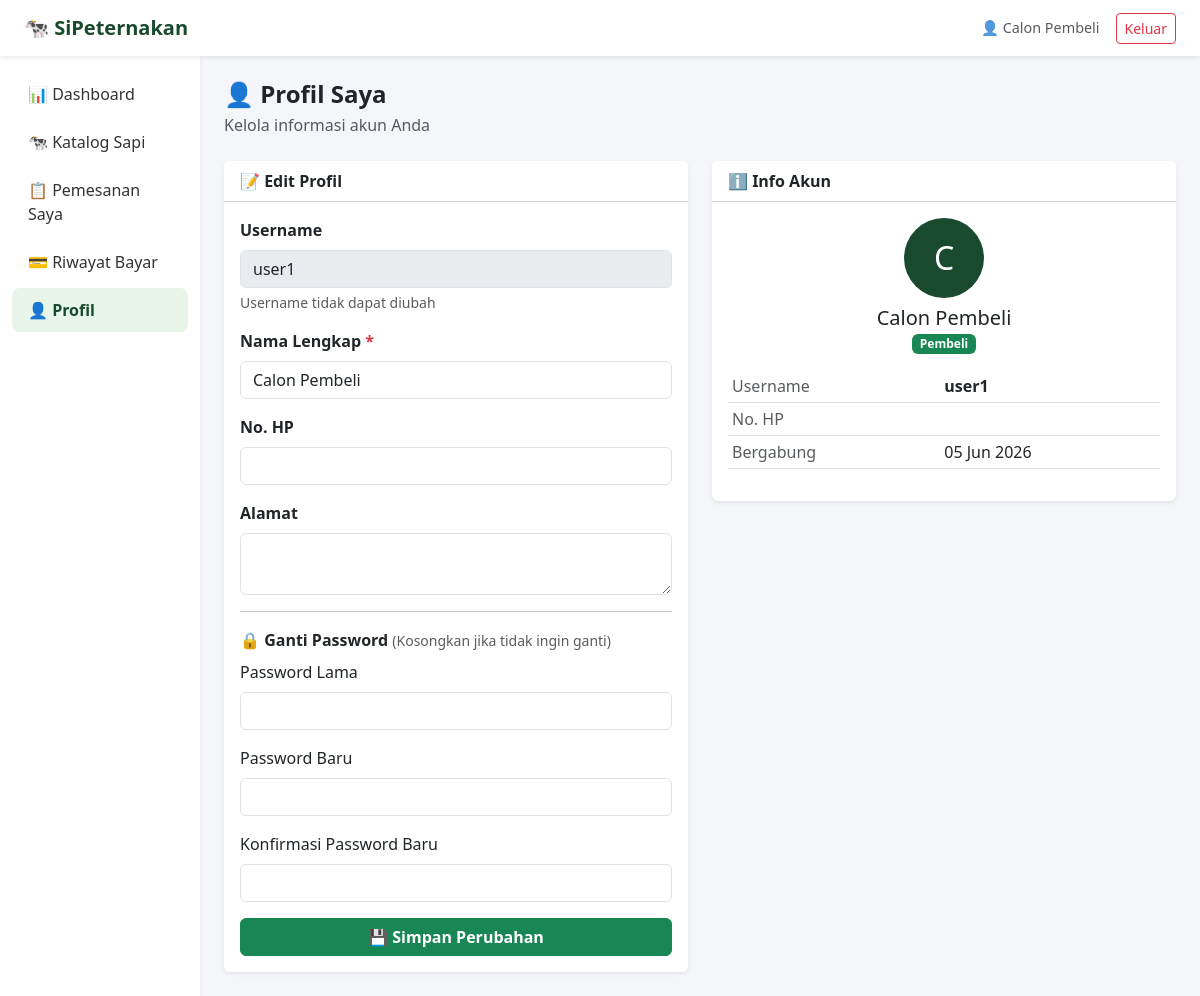
/user/profil.php (signed in), run on the app's committed database.
### tables this page shows
CREATE TABLE IF NOT EXISTS `akun` (
  `id` INT AUTO_INCREMENT PRIMARY KEY,
  `username` VARCHAR(50) NOT NULL UNIQUE,
  `password` VARCHAR(255) NOT NULL,
  `nama` VARCHAR(100) NOT NULL,
  `no_hp` VARCHAR(20) DEFAULT '',
  `alamat` TEXT DEFAULT NULL,
  `role` ENUM('admin','pemilik','user') DEFAULT 'user',
  `created_at` TIMESTAMP DEFAULT CURRENT_TIMESTAMP
);

### user/profil.php (the view, shortened to what this page needs)
<?php
include '../koneksi/koneksi.php';
$uid = intval($_SESSION['user_id']);
$user = $koneksi->query("SELECT * FROM akun WHERE id=$uid LIMIT 1")->fetch_assoc();
?>
<!DOCTYPE html>
<html lang="id">
<head>
    <link href="https://cdn.jsdelivr.net/npm/bootstrap@5.3.0/dist/css/bootstrap.min.css" rel="stylesheet">
</head>
<body>
<nav class="navbar navbar-light bg-white shadow-sm px-4">
    <span class="navbar-brand">🐄 SiPeternakan</span>
    <div class="d-flex align-items-center gap-3">
        <span class="text-muted" style="font-size:.9rem">👤 <?= htmlspecialchars($_SESSION['nama']) ?></span>
        <a href="../logout.php" class="btn btn-outline-danger btn-sm" onclick="return confirm('Keluar?')">Keluar</a>
    </div>
</nav>
<div class="container-fluid">
<div class="row">
    <div class="col-md-2 sidebar-col bg-white shadow-sm pt-3" style="min-height:100vh">
        <a href="dashboard.php" class="sidebar-link">📊 Dashboard</a>
        <a href="sapi.php" class="sidebar-link">🐄 Katalog Sapi</a>
        <a href="pemesanan.php" class="sidebar-link">📋 Pemesanan Saya</a>
        <a href="pembayaran.php" class="sidebar-link">💳 Riwayat Bayar</a>
        <a href="profil.php" class="sidebar-link active">👤 Profil</a>
    </div>
    <div class="col-md-10 p-4">
        <h4 class="fw-bold mb-1">👤 Profil Saya</h4>
        <p class="text-muted mb-4">Kelola informasi akun Anda</p>
        <div class="row g-4">
            <div class="col-md-6">
                <div class="card border-0 shadow-sm">
                    <div class="card-header bg-white fw-bold">📝 Edit Profil</div>
                    <div class="card-body">
                        <form method="POST">
                            <div class="mb-3">
                                <label class="form-label fw-semibold">Username</label>
                                <input type="text" class="form-control" value="<?= htmlspecialchars($user['username']) ?>" disabled>
                                <div class="form-text">Username tidak dapat diubah</div>
                            </div>
                            <div class="mb-3">
                                <label class="form-label fw-semibold">Nama Lengkap <span class="text-danger">*</span></label>
                                <input type="text" name="nama" class="form-control" value="<?= htmlspecialchars($user['nama']) ?>" required>
                            </div>
                            <div class="mb-3">
                                <label class="form-label fw-semibold">No. HP</label>
                                <input type="text" name="no_hp" class="form-control" value="<?= htmlspecialchars($user['no_hp'] ?? '') ?>">
                            </div>
                            <div class="mb-3">
                                <label class="form-label fw-semibold">Alamat</label>
                                <textarea name="alamat" class="form-control" rows="2"><?= htmlspecialchars($user['alamat'] ?? '') ?></textarea>
                            </div>
                            <hr>
                            <p class="fw-semibold mb-2">🔒 Ganti Password <small class="text-muted fw-normal">(Kosongkan jika tidak ingin ganti)</small></p>
                            <div class="mb-3">
                                <label class="form-label">Password Lama</label>
                                <input type="password" name="password_lama" class="form-control">
                            </div>
                            <div class="mb-3">
                                <label class="form-label">Password Baru</label>
                                <input type="password" name="password_baru" class="form-control" minlength="6">
                            </div>
                            <div class="mb-3">
                                <label class="form-label">Konfirmasi Password Baru</label>
                                <input type="password" name="password_konfirm" class="form-control">
                            </div>
                            <button type="submit" class="btn btn-success w-100 fw-bold">💾 Simpan Perubahan</button>
                        </form>
                    </div>
                </div>
            </div>
            <div class="col-md-6">
                <div class="card border-0 shadow-sm">
                    <div class="card-header bg-white fw-bold">ℹ️ Info Akun</div>
                    <div class="card-body">
                        <div class="text-center mb-3">
                            <div style="width:80px;height:80px;background:#1a4a2e;border-radius:50%;display:flex;align-items:center;justify-content:center;font-size:2rem;color:#fff;margin:0 auto">
                                <?= strtoupper(substr($user['nama'], 0, 1)) ?>
                            </div>
                            <h5 class="mt-2 mb-0"><?= htmlspecialchars($user['nama']) ?></h5>
                            <span class="badge bg-success">Pembeli</span>
                        </div>
                        <table class="table table-sm">
                            <tr><td class="text-muted">Username</td><td><strong><?= htmlspecialchars($user['username']) ?></strong></td></tr>
                            <tr><td class="text-muted">No. HP</td><td><?= htmlspecialchars($user['no_hp'] ?? '-') ?></td></tr>
                            <tr><td class="text-muted">Bergabung</td><td><?= date('d M Y', strtotime($user['created_at'])) ?></td></tr>
                        </table>
                    </div>
                </div>
            </div>
        </div>
    </div>
</div>
</div>
</body>
</html>

### user/profil.php (style rules this page uses)
body { background:#f4f6f9;font-family:'Segoe UI',sans-serif }
.navbar-brand { font-weight:800;color:#1a4a2e!important }
.sidebar-link { display:block;padding:10px 16px;color:#333;text-decoration:none;border-radius:8px;margin-bottom:4px }
.sidebar-link:hover,.sidebar-link.active { background:#e8f5e9;color:#1a4a2e;font-weight:600 }

### data on the page
akun: username "user1", nama "Calon Pembeli", nama "C", created_at "05 Jun 2026"

### other printed values
$_SESSION['nama'] "Calon Pembeli"
